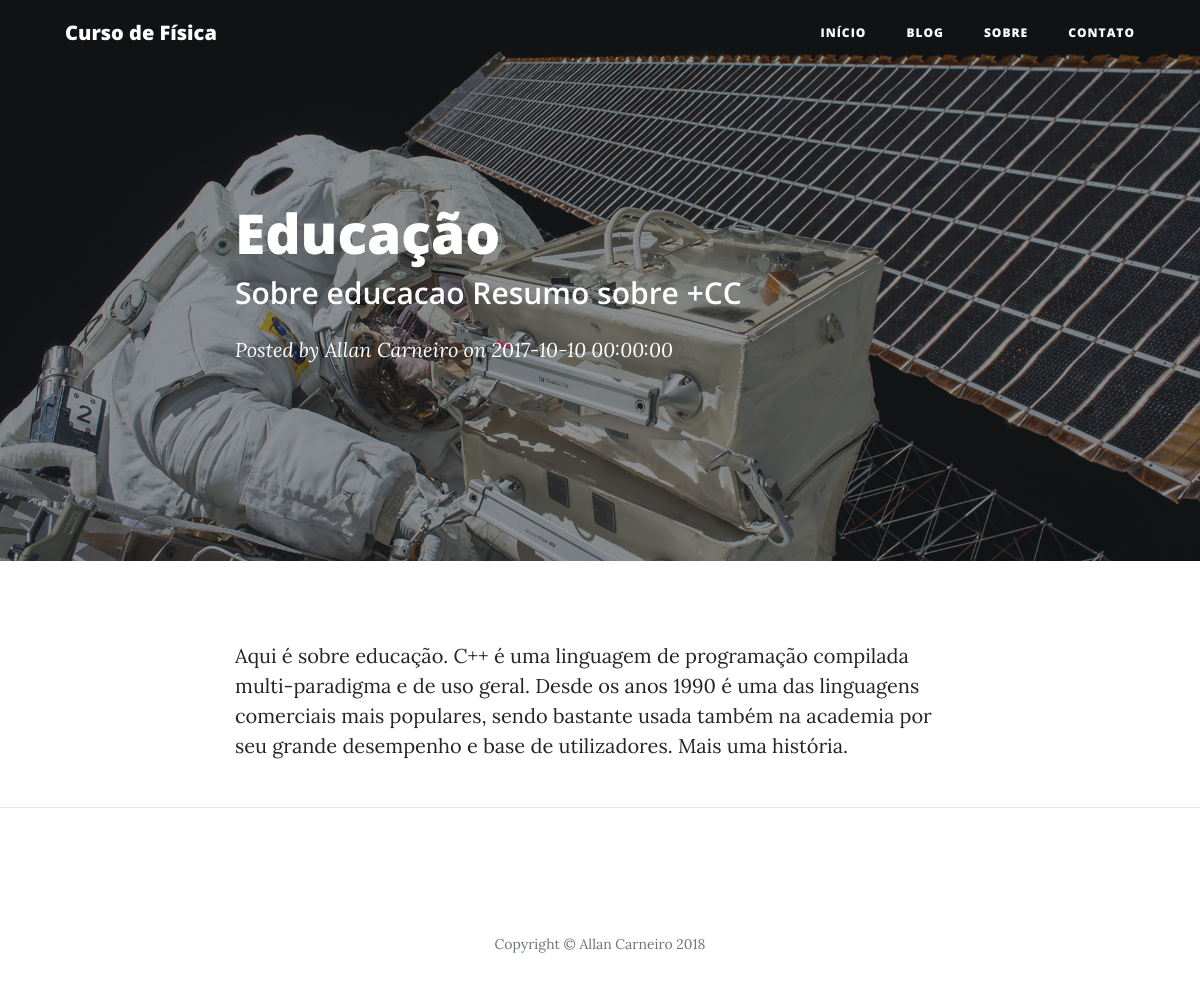
The page /blog/educacao on the database its author committed.
### website/models.py (models this page shows, shortened)
class Paper(db.Model):
    id = db.Column(db.Integer, primary_key=True)
    title = db.Column(db.String(200), unique=False, nullable=False)
    abstract = db.Column(db.Text, unique=True, nullable=False)
    text = db.Column(db.Text, unique=True, nullable=False)
    cover = db.Column(db.String(120), unique=False, nullable=False)
    published_date = db.Column(db.DateTime, unique=False, nullable=False, default=datetime.now())
    last_modified = db.Column(db.DateTime, unique=False, nullable=False, default=datetime.now())
    published = db.Column(db.String(6), unique=False, nullable=False)
    slug = db.Column(db.String(300), unique=False, nullable=False)
    author_id = db.Column(db.Integer, db.ForeignKey('author.id'), nullable=False)
    author = db.relationship('Author', backref=db.backref('papers', lazy=True))
    category_id = db.Column(db.Integer, db.ForeignKey('category.id'), nullable=False)
    category = db.relationship('Category', backref=db.backref('papers', lazy=True))

class Author(db.Model):
    id = db.Column(db.Integer, primary_key=True)
    name = db.Column(db.String(200), unique=False, nullable=False)
    email = db.Column(db.String(100), unique=True, nullable=False)
    website = db.Column(db.String(120), unique=False, nullable=False)
    photo = db.Column(db.String(120), unique=False, nullable=False)
    bio = db.Column(db.String(300), unique=True, nullable=False)

### website/views.py (the view)
@app.route("/blog/<slug>")
def pagina_blog(slug):
    barra_menu = ["Início", "Blog", "Sobre", "Contato"]
    artigo = Paper.query.filter_by(slug=slug)
    tamanho = len(Paper.query.all())
    for i in range(tamanho):
        if artigo[i].slug == slug:
            return render_template("blog_unitario.html", menu=barra_menu, artigo_exibir=artigo[0])

### website/templates/blog_unitario.html (shortened to what this page needs)
<!DOCTYPE html>
<html lang="en">
  <head>
    <link href="{{url_for('static', filename='vendor/bootstrap/css/bootstrap.min.css')}}" rel="stylesheet">
    <link href="{{url_for('static', filename='css/clean-blog.min.css')}}" rel="stylesheet">
  </head>
  <body>
    <nav class="navbar navbar-expand-lg navbar-light fixed-top" id="mainNav">
      <div class="container">
        <a class="navbar-brand" href="{{url_for('paginapadrao')}}">Curso de Física</a>
        <div class="collapse navbar-collapse" id="navbarResponsive">
          <ul class="navbar-nav ml-auto">
            <li class="nav-item">
              <a class="nav-link" href="{{url_for('paginapadrao')}}">{{menu[0]}}</a>
            </li>
            <li class="nav-item">
              <a class="nav-link" href="{{url_for('paginapadrao_blog')}}">{{menu[1]}}</a>
            </li>
            <li class="nav-item">
              <a class="nav-link" href="{{url_for('paginapadrao_about')}}">{{menu[2]}}</a>
            </li>
            <li class="nav-item">
              <a class="nav-link" href="{{url_for('paginapadrao_contato')}}">{{menu[3]}}</a>
            </li>
          </ul>
        </div>
      </div>
    </nav>
    <header class="masthead" style="background-image: url('{{url_for('static', filename='img/post-bg.jpg')}}')">
      <div class="overlay"></div>
      <div class="container">
        <div class="row">
          <div class="col-lg-8 col-md-10 mx-auto">
            <div class="post-heading">
              <h1>{{artigo_exibir.title}}</h1>
              <h2 class="subheading">{{artigo_exibir.abstract}}</h2>
              <span class="meta">Posted by
                <a href="http://{{artigo_exibir.author.website}}">{{artigo_exibir.author.name}}</a>
                on {{artigo_exibir.published_date}}</span>
            </div>
          </div>
        </div>
      </div>
    </header>
    <article>
      <div class="container">
        <div class="row">
          <div class="col-lg-8 col-md-10 mx-auto">
            <p>{{artigo_exibir.text}}</p>
          </div>
        </div>
      </div>
    </article>
    <hr>
    <footer>
      <div class="container">
        <div class="row">
          <div class="col-lg-8 col-md-10 mx-auto">
            <ul class="list-inline text-center">
            </ul>
            <p class="copyright text-muted">Copyright &copy; Allan Carneiro 2018</p>
          </div>
        </div>
      </div>
    </footer>
  </body>
</html>

### rows shown on the page
Paper: title "Educação", abstract "Sobre educacao Resumo sobre +CC", published_date "2017-10-10 00:00:00", text "Aqui é sobre educação. C++ é uma linguagem de programação compilada multi-paradigma e de uso geral. Desde os anos 1990 é uma das linguagens comerciais mais populares, sendo bastante usada também na academia por seu grande desempenho e base de utilizadores. Mais uma história."
Author: author.name "Allan Carneiro"

### other values the page prints
{{ menu[0] }} "INÍCIO"
{{ menu[1] }} "BLOG"
{{ menu[2] }} "SOBRE"
{{ menu[3] }} "CONTATO"
